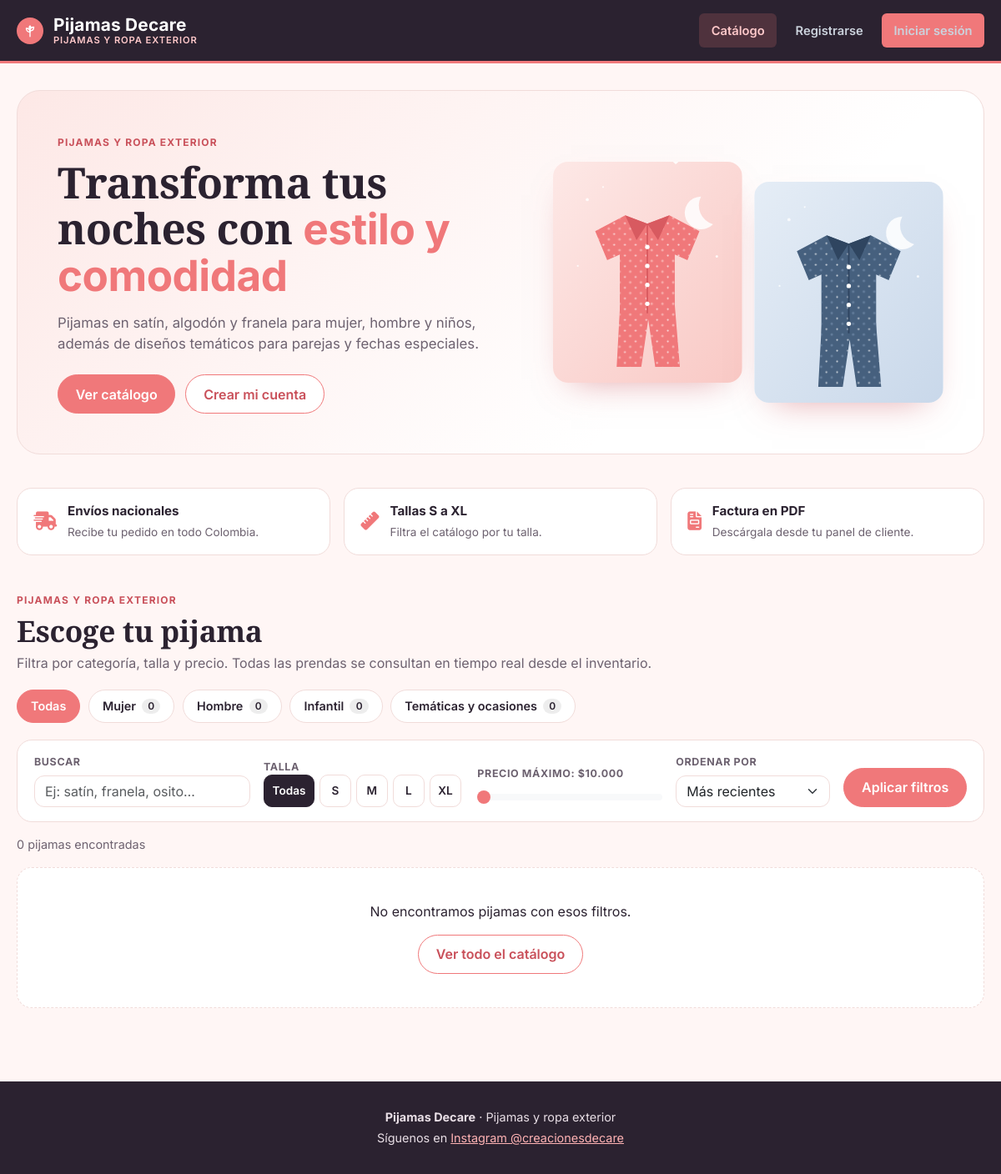
The page / on the database its author committed.
### tables this page shows
CREATE TABLE `categorias` (
  `ID_CATEGORIA` int(11) NOT NULL,
  `nombre` varchar(60) NOT NULL,
  `slug` varchar(60) NOT NULL,
  `descripcion` varchar(255) DEFAULT NULL
);

### backend/src/models/Catalogo.php (called while the page is built, shortened)
<?php
class Catalogo
{
    private PDO $conn;
    public function __construct(PDO $db)
    {
        $this->conn = $db;
    }
    public function categorias(): array
    {
        $sql = "SELECT c.ID_CATEGORIA, c.nombre, c.slug, c.descripcion,
                       COUNT(p.ID_PRODUCTO) AS total
                FROM categorias c
                LEFT JOIN productos p ON p.ID_CATEGORIA = c.ID_CATEGORIA AND p.STOCK > 0
                GROUP BY c.ID_CATEGORIA, c.nombre, c.slug, c.descripcion
                ORDER BY c.ID_CATEGORIA";
        return $this->conn->query($sql)->fetchAll(PDO::FETCH_ASSOC);
    }
    public static function leerFiltros(array $entrada): array
    {
        $talla = strtoupper(trim((string) ($entrada['talla'] ?? '')));
        $orden = (string) ($entrada['orden'] ?? 'recientes');
        $precioMax = (int) ($entrada['precio_max'] ?? 0);
        return [
            'q'          => mb_substr(trim((string) ($entrada['q'] ?? '')), 0, 60),
            'categoria'  => preg_replace('/[^a-z]/', '', strtolower((string) ($entrada['categoria'] ?? ''))),
            'talla'      => in_array($talla, self::TALLAS, true) ? $talla : '',
            'precio_max' => $precioMax > 0 ? $precioMax : 0,
            'orden'      => array_key_exists($orden, self::ORDENES) ? $orden : 'recientes',
        ];
    }
    public function buscar(array $filtros): array
    {
        $where = ['p.STOCK > 0'];
        $params = [];
        $sql = "SELECT p.ID_PRODUCTO, p.nombre, p.DESCRIPCION, p.PRECIO, p.STOCK, p.talla, p.imagen,
                       c.nombre AS categoria, c.slug AS categoria_slug
                FROM productos p
                LEFT JOIN categorias c ON c.ID_CATEGORIA = p.ID_CATEGORIA
                WHERE " . implode(' AND ', $where) . "
                ORDER BY " . self::ORDENES[$filtros['orden']];
        $stmt = $this->conn->prepare($sql);
        $stmt->execute($params);
        return $stmt->fetchAll(PDO::FETCH_ASSOC);
    }
    public function precioMaximo(): int
    {
        return (int) ceil((float) $this->conn->query("SELECT COALESCE(MAX(PRECIO), 0) FROM productos WHERE STOCK > 0")->fetchColumn());
    }
}

### backend/src/config/marca.php (called while the page is built, shortened)
<?php
function precio_cop($valor): string
{
    return '$' . number_format((float) $valor, 0, ',', '.');
}

### frontend/src/pages/partials/catalogo_productos.php (the view, shortened to what this page needs)
<?php
require_once __DIR__ . '/../../../../backend/src/config/marca.php';
require_once __DIR__ . '/../../../../backend/src/models/Catalogo.php';
$rutaCatalogo = $rutaCatalogo ?? 'catalogo';
$catalogo = new Catalogo($pdo);
$filtros = Catalogo::leerFiltros($_GET);
try {
    $categorias = $catalogo->categorias();
    $productos = $catalogo->buscar($filtros);
    $precioTope = max(10000, (int) (ceil($catalogo->precioMaximo() / 10000) * 10000));
    $errorCatalogo = '';
} catch (PDOException $e) {
    error_log('Catálogo: ' . $e->getMessage());
    $categorias = [];
    $productos = [];
    $precioTope = 100000;
    $errorCatalogo = 'No fue posible cargar el catálogo. Verifique que la base de datos tenga la migración database/migracion_catalogo.sql.';
}
$e = static fn($v) => htmlspecialchars((string) $v, ENT_QUOTES, 'UTF-8');
$urlFiltro = static function (array $cambios) use ($filtros, $rutaCatalogo): string {
    $params = array_filter(array_merge($filtros, $cambios), static fn($v) => $v !== '' && $v !== 0 && $v !== 'recientes');
    return 'index.php?' . http_build_query(['url' => $rutaCatalogo] + $params) . '#catalogo';
};
?>
<section id="catalogo" class="catalogo">
    <div class="catalogo__cabecera">
        <div>
            <span class="catalogo__eyebrow"><?php echo $e(MARCA_COLECCION); ?></span>
            <h2 class="catalogo__titulo">Escoge tu pijama</h2>
            <p class="catalogo__sub">Filtra por categoría, talla y precio. Todas las prendas se consultan en tiempo real desde el inventario.</p>
        </div>
    </div>
    <nav class="catalogo__categorias" aria-label="Categorías">
        <a href="<?php echo $e($urlFiltro(['categoria' => ''])); ?>"
           class="chip <?php echo $filtros['categoria'] === '' ? 'chip--activo' : ''; ?>">Todas</a>
        <?php foreach ($categorias as $cat): ?>
            <a href="<?php echo $e($urlFiltro(['categoria' => $cat['slug']])); ?>"
               class="chip <?php echo $filtros['categoria'] === $cat['slug'] ? 'chip--activo' : ''; ?>">
                <?php echo $e($cat['nombre']); ?> <span class="chip__num"><?php echo (int) $cat['total']; ?></span>
            </a>
        <?php endforeach; ?>
    </nav>
    <form class="catalogo__filtros" method="GET" action="index.php#catalogo">
        <label class="filtro filtro--busqueda">
            <span class="filtro__label">Buscar</span>
            <input type="search" name="q" value="<?php echo $e($filtros['q']); ?>" placeholder="Ej: satín, franela, osito…" class="form-control">
        </label>
        <fieldset class="filtro">
            <legend class="filtro__label">Talla</legend>
            <div class="tallas">
                <label class="talla"><input type="radio" name="talla" value="" <?php echo $filtros['talla'] === '' ? 'checked' : ''; ?>><span>Todas</span></label>
                <?php foreach (Catalogo::TALLAS as $t): ?>
                    <label class="talla"><input type="radio" name="talla" value="<?php echo $t; ?>" <?php echo $filtros['talla'] === $t ? 'checked' : ''; ?>><span><?php echo $t; ?></span></label>
                <?php endforeach; ?>
            </div>
        </fieldset>
        <label class="filtro">
            <span class="filtro__label">Precio máximo: <output id="precioSalida"><?php echo precio_cop($filtros['precio_max'] ?: $precioTope); ?></output></span>
            <input type="range" class="form-range" name="precio_max" min="10000" max="<?php echo $precioTope; ?>" step="5000"
                   value="<?php echo $filtros['precio_max'] ?: $precioTope; ?>" id="precioRango">
        </label>
        <label class="filtro">
            <span class="filtro__label">Ordenar por</span>
            <select name="orden" class="form-select">
                <option value="recientes" <?php echo $filtros['orden'] === 'recientes' ? 'selected' : ''; ?>>Más recientes</option>
            </select>
        </label>
        <div class="filtro filtro--acciones">
            <button type="submit" class="btn btn-marca">Aplicar filtros</button>
        </div>
    </form>
    <p class="catalogo__conteo">
        <?php echo count($productos); ?> <?php echo count($productos) === 1 ? 'pijama encontrada' : 'pijamas encontradas'; ?>
    </p>
    <?php if (empty($productos) && $errorCatalogo === ''): ?>
        <div class="catalogo__vacio">
            <p>No encontramos pijamas con esos filtros.</p>
            <a href="index.php?url=<?php echo $e($rutaCatalogo); ?>#catalogo" class="btn btn-marca-outline">Ver todo el catálogo</a>
        </div>
    <?php endif; ?>
</section>

### index.php (shortened to what this page needs)
<?php
$route = isset($_GET['url']) ? $_GET['url'] : 'catalogo';
switch ($route) {
    case 'catalogo':
        require_once __DIR__ . '/frontend/src/pages/catalogo.php';
        break;
}
?>

### frontend/src/pages/catalogo.php (shortened to what this page needs)
<?php
require_once __DIR__ . '/../../../backend/src/config/marca.php';
$rutaCatalogo = 'catalogo';
?>
<!DOCTYPE html>
<html lang="es">
<head>
    <link href="https://cdn.jsdelivr.net/npm/bootstrap@5.3.0/dist/css/bootstrap.min.css" rel="stylesheet">
    <link rel="stylesheet" href="https://cdnjs.cloudflare.com/ajax/libs/font-awesome/6.4.0/css/all.min.css">
    <link rel="stylesheet" href="./frontend/src/public/css/styles.css">
    <link rel="stylesheet" href="./frontend/src/public/css/catalogo.css">
</head>
<body class="tienda-page">
    <?php require_once __DIR__ . '/../../../backend/src/controllers/header.php'; ?>
    <main class="tienda">
        <section class="portada">
            <div>
                <span class="portada__eyebrow"><?php echo htmlspecialchars(MARCA_COLECCION); ?></span>
                <h1>Transforma tus noches con <em>estilo y comodidad</em></h1>
                <p>Pijamas en satín, algodón y franela para mujer, hombre y niños, además de diseños temáticos para parejas y fechas especiales.</p>
                <div class="portada__acciones">
                    <a href="#catalogo" class="btn btn-marca">Ver catálogo</a>
                    <?php if (!isset($_SESSION['usuario_id'])): ?>
                        <a href="index.php?url=registro" class="btn btn-marca-outline">Crear mi cuenta</a>
                    <?php endif; ?>
                </div>
            </div>
            <div class="portada__imagen" aria-hidden="true">
                <img src="frontend/src/public/img/categorias/mujer.svg" alt="">
                <img src="frontend/src/public/img/categorias/hombre.svg" alt="">
            </div>
        </section>
        <section class="beneficios" aria-label="Beneficios">
            <div class="beneficio">
                <i class="fa-solid fa-truck-fast" aria-hidden="true"></i>
                <div><strong>Envíos nacionales</strong><span>Recibe tu pedido en todo Colombia.</span></div>
            </div>
            <div class="beneficio">
                <i class="fa-solid fa-ruler" aria-hidden="true"></i>
                <div><strong>Tallas S a XL</strong><span>Filtra el catálogo por tu talla.</span></div>
            </div>
            <div class="beneficio">
                <i class="fa-solid fa-file-invoice" aria-hidden="true"></i>
                <div><strong>Factura en PDF</strong><span>Descárgala desde tu panel de cliente.</span></div>
            </div>
        </section>
        <?php require __DIR__ . '/partials/catalogo_productos.php'; ?>
    </main>
    <footer class="pie-tienda">
        <p class="mb-1"><strong><?php echo htmlspecialchars(MARCA_TIENDA); ?></strong> · <?php echo htmlspecialchars(MARCA_COLECCION); ?></p>
        <p class="mb-0">Síguenos en <a href="<?php echo htmlspecialchars(MARCA_INSTAGRAM); ?>" target="_blank" rel="noopener">Instagram @creacionesdecare</a></p>
    </footer>
</body>
</html>

### backend/src/controllers/header.php (shortened to what this page needs)
<?php
require_once __DIR__ . '/../config/marca.php';
$rolActual = $_SESSION['usuario_rol'] ?? 'Invitado';
$routeActual = $_GET['url'] ?? 'catalogo';
$rutaInicio = match ($rolActual) {
    'Cliente' => 'cliente_dashboard',
    'Administrador', 'Vendedor' => 'dashboard',
    default => 'catalogo',
};
$projectRoot = str_replace('\\', '/', dirname(dirname(dirname(__DIR__))));
$documentRoot = str_replace('\\', '/', $_SERVER['DOCUMENT_ROOT'] ?? '');
$baseUrl = '';
if ($documentRoot !== '' && strpos($projectRoot, $documentRoot) === 0) {
    $baseUrl = '/' . ltrim(substr($projectRoot, strlen($documentRoot)), '/');
} else {
    $baseUrl = '/' . ltrim(basename($projectRoot), '/');
}
?>
<header class="main-header">
    <div class="header-container">
        <a href="<?php echo htmlspecialchars($baseUrl . '/index.php?url=' . $rutaInicio, ENT_QUOTES, 'UTF-8'); ?>" class="header-brand" aria-label="Ir al inicio">
            <span class="header-brand__mark" aria-hidden="true">
            </span>
            <span class="header-brand__texto">
                <?php echo htmlspecialchars(MARCA_TIENDA, ENT_QUOTES, 'UTF-8'); ?>
                <small><?php echo htmlspecialchars(MARCA_COLECCION, ENT_QUOTES, 'UTF-8'); ?></small>
            </span>
        </a>
        <?php if ($rolActual === 'Invitado'): ?>
            <nav class="nav-menu" aria-label="Navegación principal">
                <a href="<?php echo htmlspecialchars($baseUrl . '/index.php?url=catalogo', ENT_QUOTES, 'UTF-8'); ?>"
                   class="nav-menu__link <?php echo ($routeActual === 'catalogo') ? 'nav-menu__link--active' : ''; ?>">Catálogo</a>
                <a href="<?php echo htmlspecialchars($baseUrl . '/index.php?url=registro', ENT_QUOTES, 'UTF-8'); ?>" class="nav-menu__link">Registrarse</a>
                <a href="<?php echo htmlspecialchars($baseUrl . '/index.php?url=login', ENT_QUOTES, 'UTF-8'); ?>" class="nav-menu__link nav-menu__link--cta">Iniciar sesión</a>
            </nav>
        <?php endif; ?>
    </div>
</header>

### frontend/src/public/css/styles.css (style rules this page uses)
:root { --ink: #2b2230; --ink-soft: #3a2e40; --paper: #fbf5f4; --paper-raised: #ffffff; --border: #dfe2e6; --text-color: #1b2430; --text-muted: #5b6472; --secondary-color: #f0787a; --secondary-deep: #c9505a; --secondary-tint: rgba(240, 120, 122, 0.14); --primary-color: var(--ink); --bg-color: var(--paper); --white: #ffffff; --danger-color: #b03a2e; --success-color: #1f7a53; --font-display: 'Source Serif 4', 'Georgia', serif; --font-body: 'Inter', 'Segoe UI', Tahoma, Geneva, Verdana, sans-serif; --font-mono: 'JetBrains Mono', 'Consolas', monospace; --radius-sm: 6px; --radius-md: 10px; --radius-lg: 14px; }
* { margin: 0; padding: 0; box-sizing: border-box; font-family: var(--font-body); }
h1, h2, h3, h4 { font-family: var(--font-display); color: var(--ink); font-weight: 700; letter-spacing: -0.01em; }
body { background: var(--paper); color: var(--text-color); padding-bottom: 50px; position: relative; overflow-x: hidden; line-height: 1.5; }
body > * { position: relative; z-index: 1; }
.main-header { background: var(--ink); padding: 1rem 1.25rem; border-bottom: 3px solid var(--secondary-color); position: sticky; top: 0; z-index: 20; }
.header-container { max-width: 1200px; margin: 0 auto; display: flex; justify-content: space-between; align-items: center; gap: 1rem; }
.header-brand { display: inline-flex; align-items: center; gap: 0.75rem; color: #fff; text-decoration: none; font-family: var(--font-display); font-size: 1.3rem; font-weight: 700; letter-spacing: 0.01em; }
.header-brand__mark { display: inline-flex; align-items: center; justify-content: center; width: 2rem; height: 2rem; border-radius: 50%; background: var(--secondary-color); color: #ffffff; border: none; font-family: var(--font-display); font-weight: 700; font-size: 1rem; }
.header-brand__texto { display: inline-flex; flex-direction: column; line-height: 1.1; }
.header-brand__texto small { font-family: var(--font-body); font-size: 0.7rem; font-weight: 600; letter-spacing: 0.08em; text-transform: uppercase; color: #ffc9ca; }
.nav-menu__link--cta { background: var(--secondary-color); color: #ffffff; }
.nav-menu { display: flex; align-items: center; justify-content: flex-end; gap: 0.5rem; flex-wrap: wrap; }
.nav-menu__link { display: inline-flex; align-items: center; justify-content: center; padding: 0.6rem 0.9rem; border-radius: var(--radius-sm); text-decoration: none; color: #cbd2dc; font-weight: 600; font-size: 0.92rem; transition: background 0.15s ease, color 0.15s ease; }
.nav-menu__link:hover, .nav-menu__link--active { background: rgba(240, 120, 122, 0.18); color: #ffc9ca; }
.btn { padding: 10px 16px; border-radius: var(--radius-sm); text-decoration: none; display: inline-block; color: white; font-weight: 600; box-shadow: none; transition: transform 0.15s ease, box-shadow 0.15s ease, background 0.15s ease; }
button { width: 100%; padding: 0.9rem; background: var(--ink); color: white; border: none; border-radius: var(--radius-sm); cursor: pointer; font-size: 1rem; font-weight: 600; transition: background 0.15s ease, transform 0.15s ease; }

### rows shown on the page
categorias: nombre "Mujer", total "0"
categorias: nombre "Hombre", total "0"
categorias: nombre "Infantil", total "0"
categorias: nombre "Temáticas y ocasiones", total "0"

### other values the page prints
MARCA_TIENDA "Pijamas Decare"
MARCA_COLECCION "PIJAMAS Y ROPA EXTERIOR"
$e(MARCA_COLECCION) "PIJAMAS Y ROPA EXTERIOR"
$t "S"
$t "M"
$t "L"
$t "XL"
precio_cop($filtros['precio_max'] ?: $precioTope) "$10.000"
count($productos) "0"
MARCA_COLECCION "Pijamas y ropa exterior"
